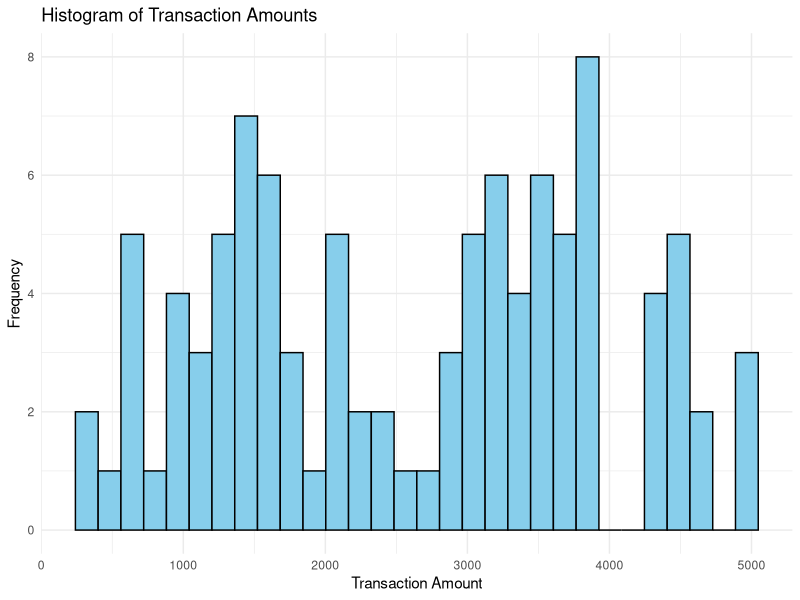
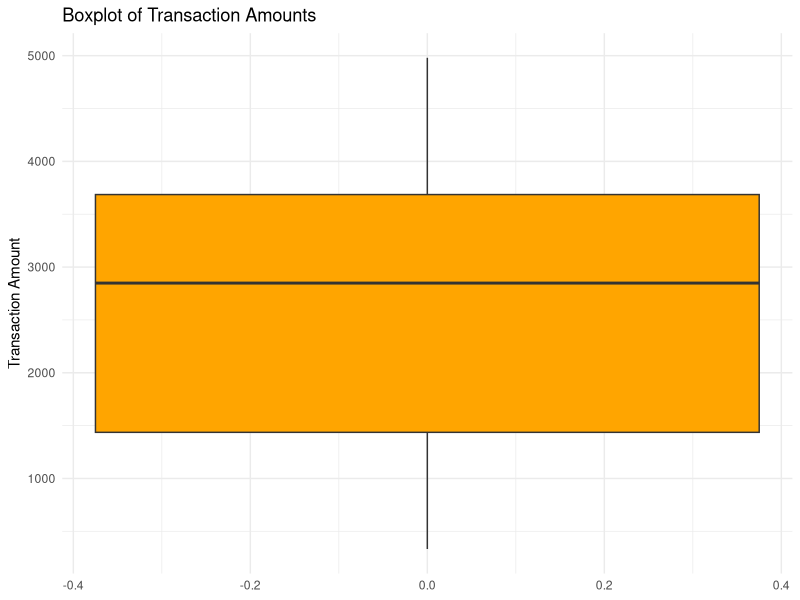
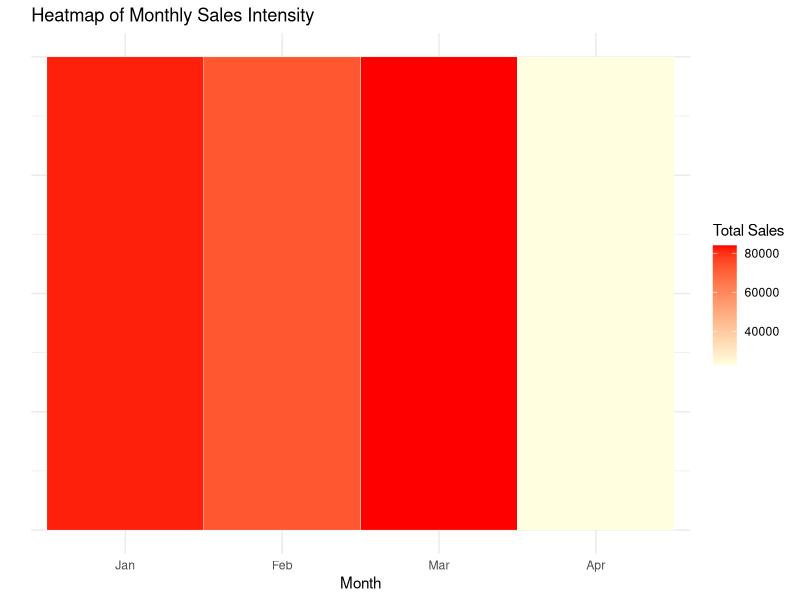

Here is the R script that generated these plots, in order:
# Lab Exercise by Student: 23BAD109

library(ggplot2)
library(dplyr)
library(lubridate)

# Read the ecommerce dataset
ecommerce <- read.csv("2.ecommerce_transactions.csv")
head(ecommerce)

# Histogram of Transaction Amounts
ggplot(ecommerce, aes(x = Transaction_Amount)) +
  geom_histogram(bins = 30, fill = "skyblue", color = "black") +
  labs(
    title = "Histogram of Transaction Amounts",
    x = "Transaction Amount",
    y = "Frequency"
  ) +
  theme_minimal()

# Boxplot of Transaction Amounts
ggplot(ecommerce, aes(y = Transaction_Amount)) +
  geom_boxplot(fill = "orange") +
  labs(
    title = "Boxplot of Transaction Amounts",
    y = "Transaction Amount"
  ) +
  theme_minimal()

# Convert Transaction_Date to Date format and extract Month
ecommerce$Transaction_Date <- as.Date(ecommerce$Transaction_Date)
ecommerce$Month <- month(ecommerce$Transaction_Date, label = TRUE)

# Summarize total sales by month
monthly_sales <- ecommerce %>%
  group_by(Month) %>%
  summarise(Total_Sales = sum(Transaction_Amount))

# Heatmap of Monthly Sales Intensity
ggplot(monthly_sales, aes(x = Month, y = 1, fill = Total_Sales)) +
  geom_tile(color = "white") +
  scale_fill_gradient(low = "lightyellow", high = "red") +
  labs(
    title = "Heatmap of Monthly Sales Intensity",
    x = "Month",
    y = "",
    fill = "Total Sales"
  ) +
  theme_minimal() +
  theme(axis.text.y = element_blank(),
        axis.ticks.y = element_blank())

# Roll number
my_roll_no <- "23BAD109"
print(paste("Lab completed by roll number:", my_roll_no))
